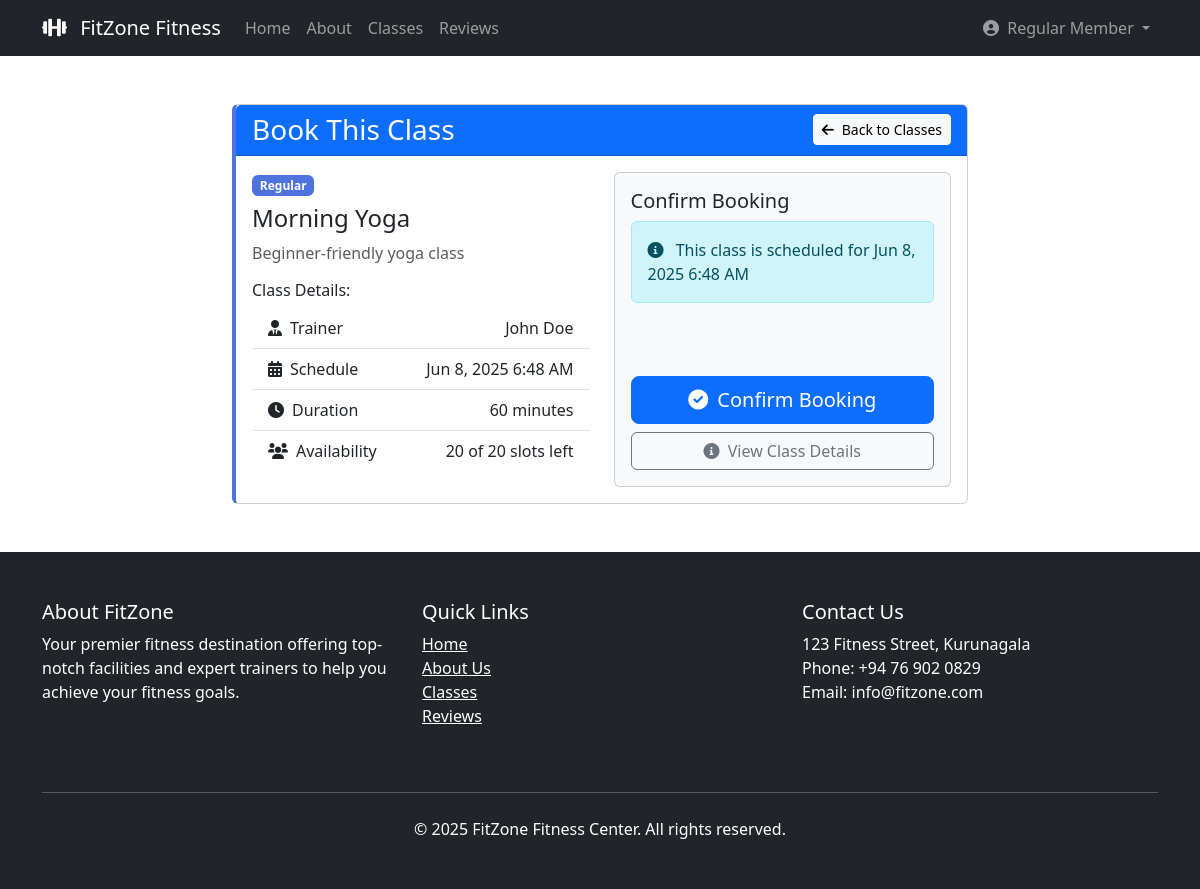
/book_class.php?id=1 (signed in), run on the app's committed database.
### tables this page shows
CREATE TABLE IF NOT EXISTS classes (
    id INT AUTO_INCREMENT PRIMARY KEY,
    name VARCHAR(100) NOT NULL,
    description TEXT,
    schedule DATETIME NOT NULL,
    duration_minutes INT DEFAULT 60,
    trainer_id INT,
    capacity INT DEFAULT 20,
    booked INT DEFAULT 0,
    price DECIMAL(10,2) DEFAULT 15.00,
    class_type ENUM('regular', 'advanced', 'premium') DEFAULT 'regular',
    status ENUM('scheduled', 'cancelled', 'completed') DEFAULT 'scheduled',
    created_by INT,
    created_at TIMESTAMP DEFAULT CURRENT_TIMESTAMP,
    updated_at TIMESTAMP DEFAULT CURRENT_TIMESTAMP ON UPDATE CURRENT_TIMESTAMP,
    FOREIGN KEY (trainer_id) REFERENCES trainers(id) ON DELETE SET NULL,
    FOREIGN KEY (created_by) REFERENCES users(id) ON DELETE SET NULL,
    INDEX idx_schedule (schedule),
    INDEX idx_status (status)
);

CREATE TABLE IF NOT EXISTS trainers (
    id INT AUTO_INCREMENT PRIMARY KEY,
    user_id INT UNIQUE,
    name VARCHAR(100) NOT NULL,
    specialty VARCHAR(100),
    certification VARCHAR(100),
    bio TEXT,
    hourly_rate DECIMAL(10,2),
    is_active BOOLEAN DEFAULT TRUE,
    profile_image VARCHAR(255),
    created_at TIMESTAMP DEFAULT CURRENT_TIMESTAMP,
    updated_at TIMESTAMP DEFAULT CURRENT_TIMESTAMP ON UPDATE CURRENT_TIMESTAMP,
    FOREIGN KEY (user_id) REFERENCES users(id) ON DELETE SET NULL
);

CREATE TABLE IF NOT EXISTS gym_info (
    id INT AUTO_INCREMENT PRIMARY KEY,
    gym_name VARCHAR(255) NOT NULL,
    address TEXT,
    city VARCHAR(100),
    state VARCHAR(100),
    zip_code VARCHAR(20),
    phone VARCHAR(20),
    email VARCHAR(255),
    opening_hours TEXT,
    facebook_url VARCHAR(255),
    twitter_url VARCHAR(255),
    instagram_url VARCHAR(255),
    youtube_url VARCHAR(255),
    logo_url VARCHAR(255),
    updated_at TIMESTAMP DEFAULT CURRENT_TIMESTAMP ON UPDATE CURRENT_TIMESTAMP
);

### book_class.php (the view, shortened to what this page needs)
<?php
$db = new Database();
$conn = $db->getConnection();
$user_id = $_SESSION['user']['id'];
$class_id = $_GET['id'] ?? null;
$class = null;
$booking = null;
if ($class_id) {
    try {
        $stmt = $conn->prepare("
            SELECT c.*, t.name as trainer_name
            FROM classes c
            LEFT JOIN trainers t ON c.trainer_id = t.id
            WHERE c.id = ?
        ");
        $stmt->bind_param("i", $class_id);
        $stmt->execute();
        $result = $stmt->get_result();
        $class = $result->fetch_assoc();
        if (!$class) {
            $error = "Class not found.";
        } else {
            $stmt = $conn->prepare("
                SELECT a.*
                FROM appointments a
                WHERE a.user_id = ? AND a.class_id = ? AND a.status = 'booked'
            ");
            $stmt->bind_param("ii", $user_id, $class_id);
            $stmt->execute();
            $result = $stmt->get_result();
            $booking = $result->fetch_assoc();
        }
    } catch (Exception $e) {
        error_log("Class details error: " . $e->getMessage());
        $error = "Failed to load class details.";
    }
}
?>
<!DOCTYPE html>
<html lang="en">
<head>
    <link href="https://cdn.jsdelivr.net/npm/bootstrap@5.3.0/dist/css/bootstrap.min.css" rel="stylesheet">
    <link rel="stylesheet" href="https://cdnjs.cloudflare.com/ajax/libs/font-awesome/6.0.0/css/all.min.css">
</head>
<body>
    <?php include 'navbar.php'; ?>
    <main class="container py-5">
        <div class="row justify-content-center">
            <div class="col-md-8">
                <div class="card <?php echo isset($booking) ? 'booked-card' : 'booking-card'; ?>">
                    <div class="card-header bg-primary text-white">
                        <div class="d-flex justify-content-between align-items-center">
                            <h3 class="mb-0">
                                <?php echo isset($booking) ? 'Your Booking Details' : 'Book This Class'; ?>
                            </h3>
                            <a href="classes.php" class="btn btn-sm btn-light">
                                <i class="fas fa-arrow-left me-1"></i> Back to Classes
                            </a>
                        </div>
                    </div>
                    <div class="card-body">
                        <?php if ($class): ?>
                            <div class="row">
                                <div class="col-md-6">
                                    <span class="badge badge-<?php echo strtolower($class['class_type']); ?> mb-2">
                                        <?php echo ucfirst($class['class_type']); ?>
                                    </span>
                                    <h4><?php echo htmlspecialchars($class['name']); ?></h4>
                                    <p class="text-muted"><?php echo htmlspecialchars($class['description']); ?></p>
                                    <div class="mb-3">
                                        <h6>Class Details:</h6>
                                        <ul class="list-group list-group-flush">
                                            <li class="list-group-item d-flex justify-content-between align-items-center">
                                                <span><i class="fas fa-user-tie me-2"></i>Trainer</span>
                                                <span><?php echo htmlspecialchars($class['trainer_name'] ?? 'Not assigned'); ?></span>
                                            </li>
                                            <li class="list-group-item d-flex justify-content-between align-items-center">
                                                <span><i class="fas fa-calendar-alt me-2"></i>Schedule</span>
                                                <span><?php echo date('M j, Y g:i A', strtotime($class['schedule'])); ?></span>
                                            </li>
                                            <li class="list-group-item d-flex justify-content-between align-items-center">
                                                <span><i class="fas fa-clock me-2"></i>Duration</span>
                                                <span><?php echo $class['duration_minutes']; ?> minutes</span>
                                            </li>
                                            <li class="list-group-item d-flex justify-content-between align-items-center">
                                                <span><i class="fas fa-users me-2"></i>Availability</span>
                                                <span><?php echo ($class['capacity'] - $class['booked']); ?> of <?php echo $class['capacity']; ?> slots left</span>
                                            </li>
                                        </ul>
                                    </div>
                                </div>
                                <div class="col-md-6">
                                    <div class="card bg-light h-100">
                                        <div class="card-body d-flex flex-column">
                                            <?php if (isset($booking)): ?>
                                                <h5 class="card-title text-success">
                                                    <i class="fas fa-check-circle me-1"></i> Your Booking
                                                </h5>
                                                <div class="alert alert-success">
                                                    <i class="fas fa-calendar-check me-2"></i>
                                                    You're registered for this class on <?php echo date('M j, Y g:i A', strtotime($class['schedule'])); ?>
                                                </div>
                                                <div class="mt-3 mb-4">
                                                    <h6>Booking Details:</h6>
                                                    <ul class="list-group list-group-flush">
                                                        <li class="list-group-item">
                                                            <i class="fas fa-calendar-day me-2"></i>
                                                            Booked on: <?php echo date('M j, Y g:i A', strtotime($booking['date'])); ?>
                                                        </li>
                                                        <li class="list-group-item">
                                                            <i class="fas fa-barcode me-2"></i>
                                                            Booking ID: <?php echo $booking['id']; ?>
                                                        </li>
                                                    </ul>
                                                </div>
                                                <form method="POST" class="mt-auto">
                                                    <input type="hidden" name="booking_id" value="<?php echo $booking['id']; ?>">
                                                    <input type="hidden" name="class_id" value="<?php echo $class['id']; ?>">
                                                    <div class="d-grid gap-2">
                                                        <button type="submit" name="cancel_booking" class="btn btn-danger"
                                                                onclick="return confirm('Are you sure you want to cancel this booking?')">
                                                            <i class="fas fa-times-circle me-1"></i> Cancel Booking
                                                        </button>
                                                        <a href="view_bookings.php" class="btn btn-outline-primary">
                                                            <i class="fas fa-list me-1"></i> View All Bookings
                                                        </a>
                                                    </div>
                                                </form>
                                            <?php else: ?>
                                                <h5 class="card-title">Confirm Booking</h5>
                                                <div class="alert alert-info">
                                                    <i class="fas fa-info-circle me-2"></i>
                                                    This class is scheduled for <?php echo date('M j, Y g:i A', strtotime($class['schedule'])); ?>
                                                </div>
                                                <form method="POST" class="mt-auto">
                                                    <div class="d-grid gap-2">
                                                        <button type="submit" name="book_class" class="btn btn-primary btn-lg">
                                                            <i class="fas fa-check-circle me-1"></i> Confirm Booking
                                                        </button>
                                                        <a href="class_details.php?id=<?php echo $class['id']; ?>" class="btn btn-outline-secondary">
                                                            <i class="fas fa-info-circle me-1"></i> View Class Details
                                                        </a>
                                                    </div>
                                                </form>
                                            <?php endif; ?>
                                        </div>
                                    </div>
                                </div>
                            </div>
                        <?php endif; ?>
                    </div>
                </div>
            </div>
        </div>
    </main>
    <?php include 'footer.php'; ?>
</body>
</html>

### footer.php (shortened to what this page needs)
<?php
require 'db.php';
try {
    $gym_info = $conn->query("SELECT * FROM gym_info LIMIT 1")->fetch();
} catch (PDOException $e) {
    $gym_info = [];
}
?>
<footer class="bg-dark text-white py-5">
    <div class="container">
        <div class="row">
            <div class="col-md-4 mb-4">
                <h5>About FitZone</h5>
                <p>Your premier fitness destination offering top-notch facilities and expert trainers to help you achieve your fitness goals.</p>
            </div>
            <div class="col-md-4 mb-4">
                <h5>Quick Links</h5>
                <ul class="list-unstyled">
                    <li><a href="index.php" class="text-white">Home</a></li>
                    <li><a href="about.php" class="text-white">About Us</a></li>
                    <li><a href="classes.php" class="text-white">Classes</a></li>
                    <li><a href="reviews.php" class="text-white">Reviews</a></li>
                </ul>
            </div>
            <div class="col-md-4 mb-4">
                <h5>Contact Us</h5>
                <p>
                    <?php echo htmlspecialchars($gym_info['address'] ?? '123 Fitness St, Kurunegala'); ?><br>
                    Phone: <?php echo htmlspecialchars($gym_info['phone'] ?? '(123) 456-7890'); ?><br>
                    Email: <?php echo htmlspecialchars($gym_info['email'] ?? 'info@fitzone.com'); ?>
                </p>
            </div>
        </div>
        <hr class="my-4 bg-light">
        <div class="text-center">
            <p class="mb-0">&copy; <?php echo date('Y'); ?> FitZone Fitness Center. All rights reserved.</p>
        </div>
    </div>
</footer>

### book_class.php (style rules this page uses)
:root { --primary-color: #4e73df; --secondary-color: #1cc88a; --warning-color: #f6c23e; --danger-color: #e74a3b; }
.booking-card { border-left: 4px solid var(--primary-color); transition: all 0.3s ease; }
.badge-regular { background-color: var(--primary-color); }

### data on the page
classes: class_type "Regular", name "Morning Yoga", description "Beginner-friendly yoga class", trainer.name "John Doe", schedule "Jun 8, 2025 6:48 AM", duration_minutes "60", $class['capacity']-$class['booked'] "20", capacity "20"
gym_info: address "123 Fitness Street, Kurunagala", phone "+94 76 902 0829", email "info@fitzone.com"

### other printed values
$_SESSION['user']['name'] "Regular Member"
